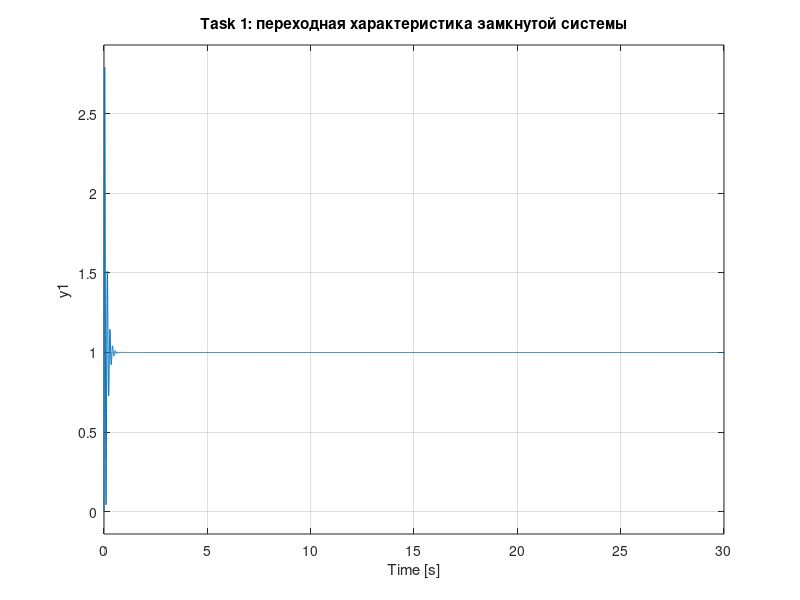

MATLAB code for this plot:
% Task 1: эквивалентная ПФ структурной схемы рис.1
% Метод: символьная свёртка + численная проверка через tf/feedback

clc; clear; close all;

s = tf('s');

% Блоки
W1 = 0.7/(1.5*s + 1);            % фильтр на входе
W2 = 3030/(0.01*s);              % интегральный регулятор тока
W3 = 10;                         % усилитель
W4 = 1/(0.1*s);                  % механический интегратор
H  = 1/(0.05*s + 1);             % датчик в обратной связи
K13 = 13;                        % параллельная пропорциональная ветвь

% Шаг 1: параллельное соединение W1 и K13 (на сумматор "++")
W_par = W1 + K13;
disp('W_par = W1 + 13 ='); zpk(W_par)

% Шаг 2: внутренний контур с единичной отрицательной ОС
W23 = W2*W3;
W_inner = feedback(W23, 1);
disp('W_inner ='); zpk(W_inner)

% Шаг 3: последовательно с W4
W_forward = W_par * W_inner * W4;
disp('W_forward (прямая ветвь) ='); zpk(W_forward)

% Шаг 4: внешняя обратная связь через H
W_cl = feedback(W_forward, H);
W_cl = minreal(W_cl);
disp('W_cl (замкнутая ПФ) ='); tf(W_cl)

% Контроль: переходная характеристика
figure('Position',[100 100 800 450]);
step(W_cl, 30);
title('Task 1: переходная характеристика замкнутой системы');
grid on;
saveas(gcf, 'task1_step.png');

% Сохраняем W_cl для использования в других task
save('W_cl.mat', 'W_cl', 'W_forward');
disp('W_cl сохранён в W_cl.mat');
